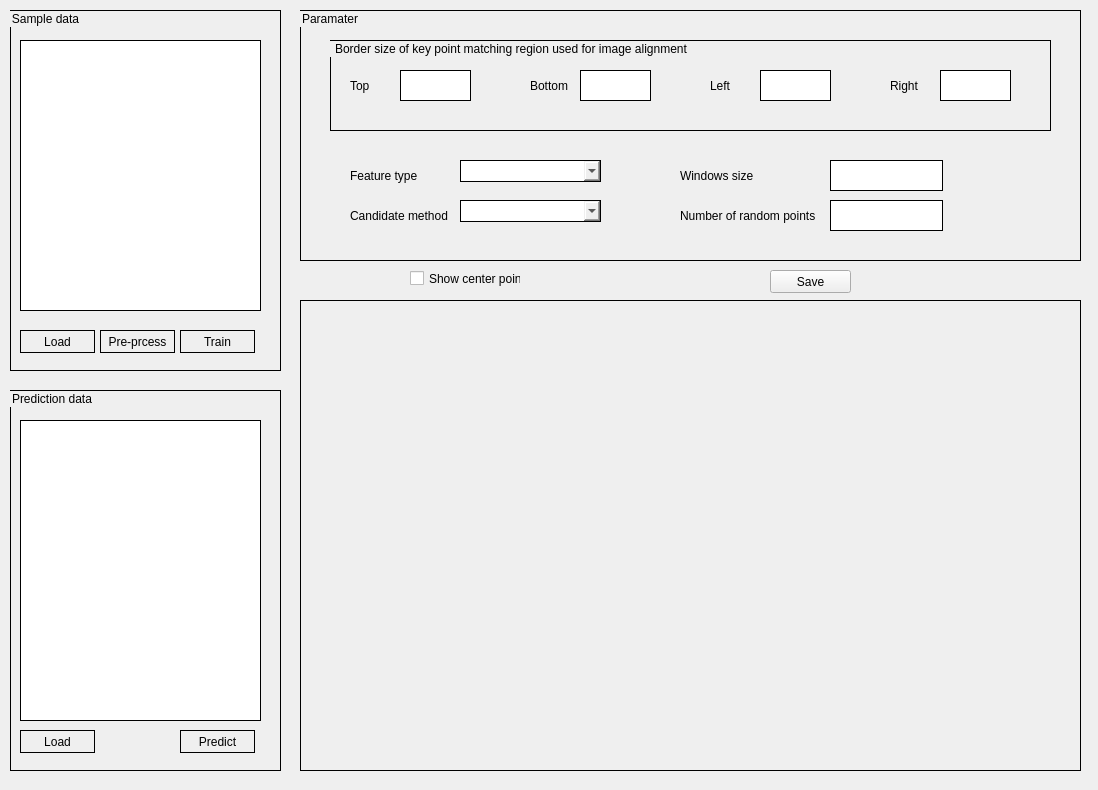
<?xml version="1.0" encoding="UTF-8"?>
<ui version="4.0">
 <class>iMorph</class>
 <widget class="QWidget" name="iMorph">
  <property name="geometry">
   <rect>
    <x>0</x>
    <y>0</y>
    <width>1098</width>
    <height>790</height>
   </rect>
  </property>
  <property name="windowTitle">
   <string>Form</string>
  </property>
  <widget class="QGroupBox" name="groupBox">
   <property name="geometry">
    <rect>
     <x>10</x>
     <y>10</y>
     <width>271</width>
     <height>361</height>
    </rect>
   </property>
   <property name="styleSheet">
    <string notr="true">border: 1px solid black;</string>
   </property>
   <property name="title">
    <string>Sample data</string>
   </property>
   <widget class="QListView" name="listTrain">
    <property name="geometry">
     <rect>
      <x>10</x>
      <y>30</y>
      <width>241</width>
      <height>271</height>
     </rect>
    </property>
   </widget>
   <widget class="QPushButton" name="loadTrain">
    <property name="geometry">
     <rect>
      <x>10</x>
      <y>320</y>
      <width>75</width>
      <height>23</height>
     </rect>
    </property>
    <property name="text">
     <string>Load</string>
    </property>
   </widget>
   <widget class="QPushButton" name="preprocess">
    <property name="geometry">
     <rect>
      <x>90</x>
      <y>320</y>
      <width>75</width>
      <height>23</height>
     </rect>
    </property>
    <property name="text">
     <string>Pre-prcess</string>
    </property>
   </widget>
   <widget class="QPushButton" name="train">
    <property name="geometry">
     <rect>
      <x>170</x>
      <y>320</y>
      <width>75</width>
      <height>23</height>
     </rect>
    </property>
    <property name="text">
     <string>Train</string>
    </property>
   </widget>
  </widget>
  <widget class="QGroupBox" name="groupBox_2">
   <property name="geometry">
    <rect>
     <x>10</x>
     <y>390</y>
     <width>271</width>
     <height>381</height>
    </rect>
   </property>
   <property name="styleSheet">
    <string notr="true">border: 1px solid black;</string>
   </property>
   <property name="title">
    <string>Prediction data</string>
   </property>
   <widget class="QListView" name="listPredict">
    <property name="geometry">
     <rect>
      <x>10</x>
      <y>30</y>
      <width>241</width>
      <height>301</height>
     </rect>
    </property>
   </widget>
   <widget class="QPushButton" name="loadPredict">
    <property name="geometry">
     <rect>
      <x>10</x>
      <y>340</y>
      <width>75</width>
      <height>23</height>
     </rect>
    </property>
    <property name="text">
     <string>Load</string>
    </property>
   </widget>
   <widget class="QPushButton" name="predict">
    <property name="geometry">
     <rect>
      <x>170</x>
      <y>340</y>
      <width>75</width>
      <height>23</height>
     </rect>
    </property>
    <property name="text">
     <string>Predict</string>
    </property>
   </widget>
  </widget>
  <widget class="QGroupBox" name="groupBox_3">
   <property name="geometry">
    <rect>
     <x>300</x>
     <y>10</y>
     <width>781</width>
     <height>251</height>
    </rect>
   </property>
   <property name="styleSheet">
    <string notr="true">border: 1px solid black;</string>
   </property>
   <property name="title">
    <string>Paramater</string>
   </property>
   <widget class="QGroupBox" name="groupBox_4">
    <property name="geometry">
     <rect>
      <x>30</x>
      <y>30</y>
      <width>721</width>
      <height>91</height>
     </rect>
    </property>
    <property name="title">
     <string>Border size of key point matching region used for image alignment</string>
    </property>
    <widget class="QLabel" name="label">
     <property name="geometry">
      <rect>
       <x>20</x>
       <y>30</y>
       <width>47</width>
       <height>31</height>
      </rect>
     </property>
     <property name="styleSheet">
      <string notr="true">border: none;</string>
     </property>
     <property name="text">
      <string>Top</string>
     </property>
    </widget>
    <widget class="QLineEdit" name="top">
     <property name="geometry">
      <rect>
       <x>70</x>
       <y>30</y>
       <width>71</width>
       <height>31</height>
      </rect>
     </property>
    </widget>
    <widget class="QLabel" name="label_2">
     <property name="geometry">
      <rect>
       <x>200</x>
       <y>30</y>
       <width>47</width>
       <height>31</height>
      </rect>
     </property>
     <property name="styleSheet">
      <string notr="true">border: none;</string>
     </property>
     <property name="text">
      <string>Bottom</string>
     </property>
    </widget>
    <widget class="QLineEdit" name="bottom">
     <property name="geometry">
      <rect>
       <x>250</x>
       <y>30</y>
       <width>71</width>
       <height>31</height>
      </rect>
     </property>
    </widget>
    <widget class="QLineEdit" name="left">
     <property name="geometry">
      <rect>
       <x>430</x>
       <y>30</y>
       <width>71</width>
       <height>31</height>
      </rect>
     </property>
    </widget>
    <widget class="QLabel" name="label_3">
     <property name="geometry">
      <rect>
       <x>380</x>
       <y>30</y>
       <width>47</width>
       <height>31</height>
      </rect>
     </property>
     <property name="styleSheet">
      <string notr="true">border: none;</string>
     </property>
     <property name="text">
      <string>Left</string>
     </property>
    </widget>
    <widget class="QLineEdit" name="right">
     <property name="geometry">
      <rect>
       <x>610</x>
       <y>30</y>
       <width>71</width>
       <height>31</height>
      </rect>
     </property>
    </widget>
    <widget class="QLabel" name="label_4">
     <property name="geometry">
      <rect>
       <x>560</x>
       <y>30</y>
       <width>47</width>
       <height>31</height>
      </rect>
     </property>
     <property name="styleSheet">
      <string notr="true">border: none;</string>
     </property>
     <property name="text">
      <string>Right</string>
     </property>
    </widget>
   </widget>
   <widget class="QLabel" name="label_5">
    <property name="geometry">
     <rect>
      <x>50</x>
      <y>150</y>
      <width>71</width>
      <height>31</height>
     </rect>
    </property>
    <property name="styleSheet">
     <string notr="true">border: none;</string>
    </property>
    <property name="text">
     <string>Feature type</string>
    </property>
   </widget>
   <widget class="QComboBox" name="featureTypeCom">
    <property name="geometry">
     <rect>
      <x>160</x>
      <y>150</y>
      <width>141</width>
      <height>22</height>
     </rect>
    </property>
   </widget>
   <widget class="QLabel" name="label_6">
    <property name="geometry">
     <rect>
      <x>50</x>
      <y>190</y>
      <width>101</width>
      <height>31</height>
     </rect>
    </property>
    <property name="styleSheet">
     <string notr="true">border: none;</string>
    </property>
    <property name="text">
     <string>Candidate method</string>
    </property>
   </widget>
   <widget class="QComboBox" name="candidateCom">
    <property name="geometry">
     <rect>
      <x>160</x>
      <y>190</y>
      <width>141</width>
      <height>22</height>
     </rect>
    </property>
   </widget>
   <widget class="QLabel" name="label_7">
    <property name="geometry">
     <rect>
      <x>380</x>
      <y>150</y>
      <width>91</width>
      <height>31</height>
     </rect>
    </property>
    <property name="styleSheet">
     <string notr="true">border: none;</string>
    </property>
    <property name="text">
     <string>Windows size</string>
    </property>
   </widget>
   <widget class="QLineEdit" name="windowSize">
    <property name="geometry">
     <rect>
      <x>530</x>
      <y>150</y>
      <width>113</width>
      <height>31</height>
     </rect>
    </property>
   </widget>
   <widget class="QLabel" name="label_8">
    <property name="geometry">
     <rect>
      <x>380</x>
      <y>190</y>
      <width>141</width>
      <height>31</height>
     </rect>
    </property>
    <property name="styleSheet">
     <string notr="true">border: none;</string>
    </property>
    <property name="text">
     <string>Number of random points</string>
    </property>
   </widget>
   <widget class="QLineEdit" name="numOfPoint">
    <property name="geometry">
     <rect>
      <x>530</x>
      <y>190</y>
      <width>113</width>
      <height>31</height>
     </rect>
    </property>
   </widget>
  </widget>
  <widget class="QLabel" name="viewImage">
   <property name="geometry">
    <rect>
     <x>300</x>
     <y>300</y>
     <width>781</width>
     <height>471</height>
    </rect>
   </property>
   <property name="styleSheet">
    <string notr="true">border: 1px solid black;</string>
   </property>
   <property name="text">
    <string/>
   </property>
  </widget>
  <widget class="QCheckBox" name="showCenter">
   <property name="geometry">
    <rect>
     <x>410</x>
     <y>270</y>
     <width>111</width>
     <height>17</height>
    </rect>
   </property>
   <property name="text">
    <string>Show center point</string>
   </property>
  </widget>
  <widget class="QPushButton" name="save">
   <property name="geometry">
    <rect>
     <x>770</x>
     <y>270</y>
     <width>81</width>
     <height>23</height>
    </rect>
   </property>
   <property name="text">
    <string>Save</string>
   </property>
  </widget>
 </widget>
 <resources/>
 <connections/>
</ui>
